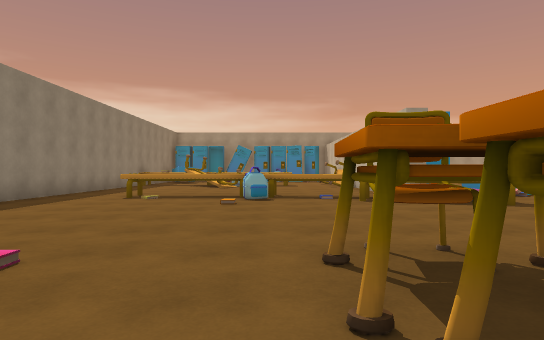
[1] (above)

24 first-person views from a walk through a scene from a Unity 3-D project. The camera is 1.3 m above the floor, looks level and sees 75° across. The floor is counted in squares, 2 m on a side. Each view is taken from the middle of a square. On the plan, view 1 faces up. The plan holds only what a view shows up to about 10 squares ahead; the rest is blank. The place goes on beyond the plan. The player character is not drawn. Some surface patterns are stand-ins.

[2]
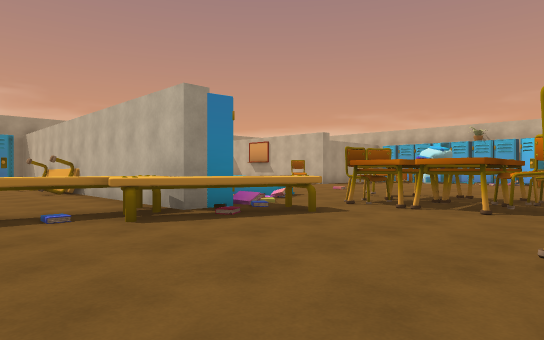

[3]
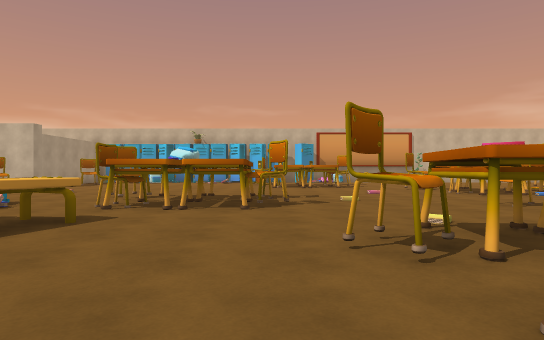

[4]
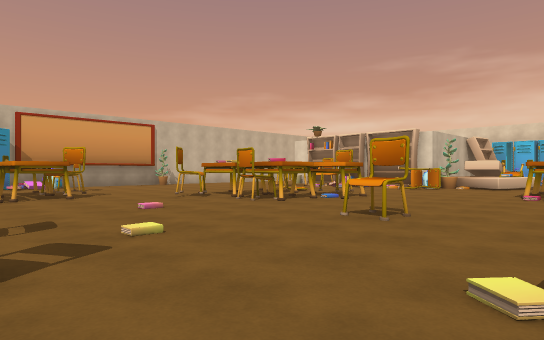

[5]
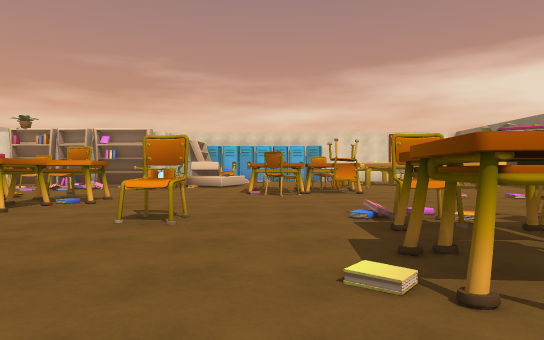

[6]
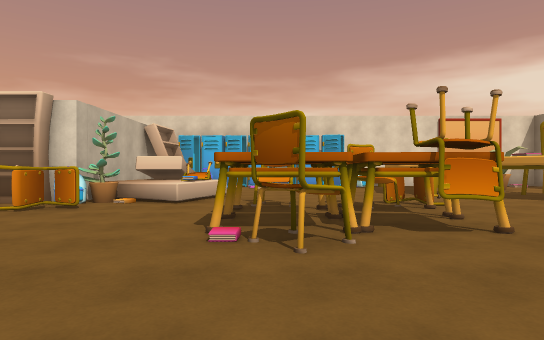

[7]
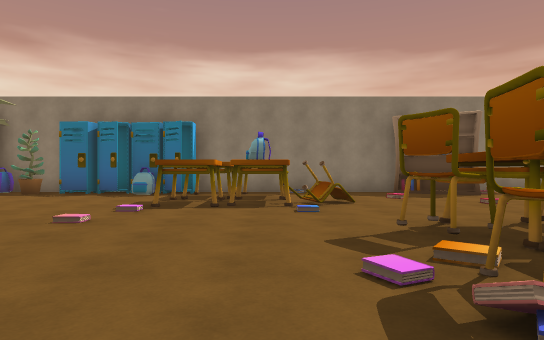

[8]
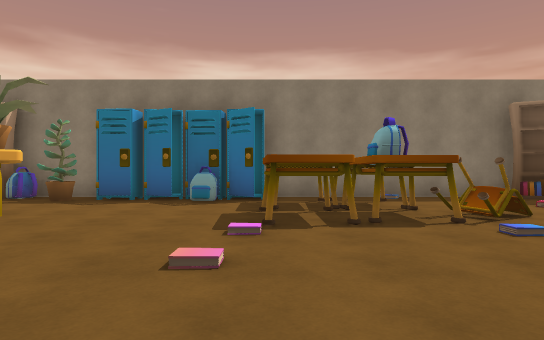

[9]
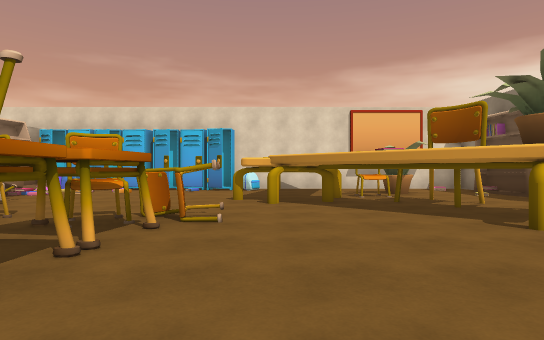

[10]
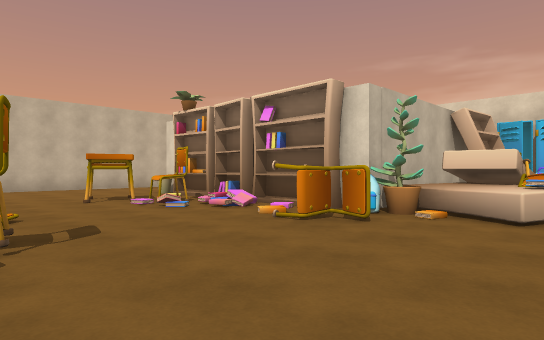

[11]
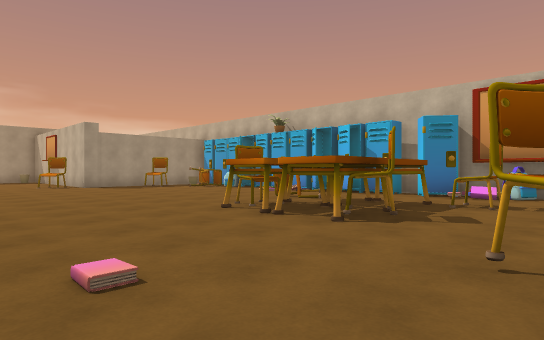

[12]
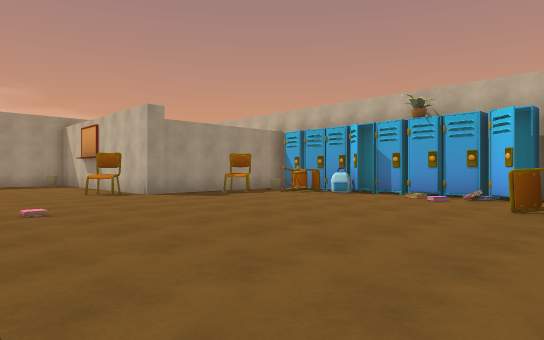

[13]
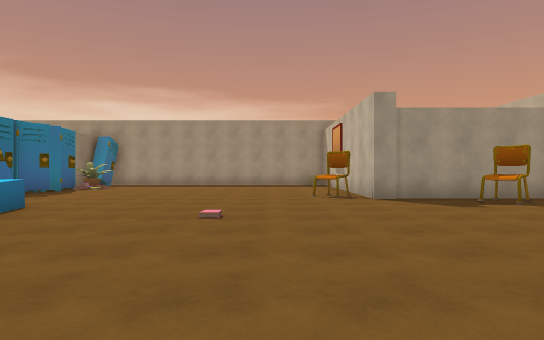

[14]
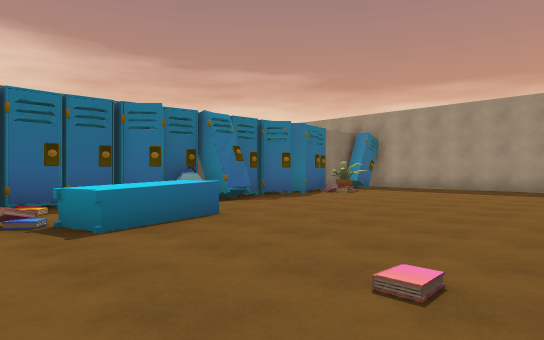

[15]
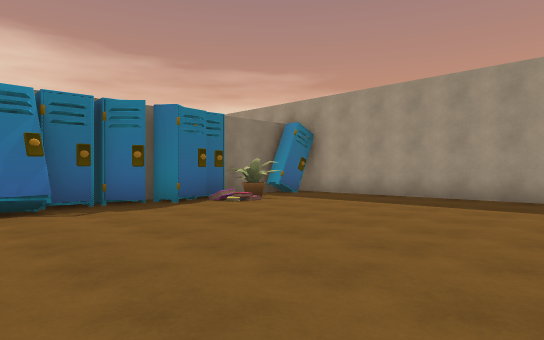

[16]
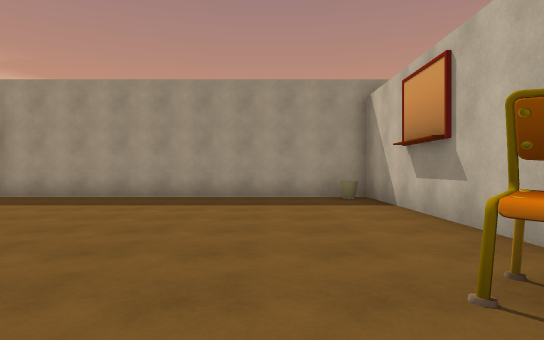

[17]
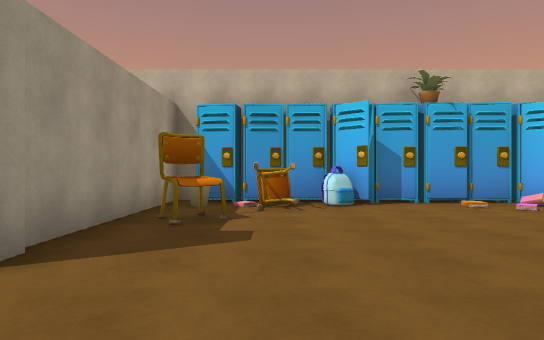

[18]
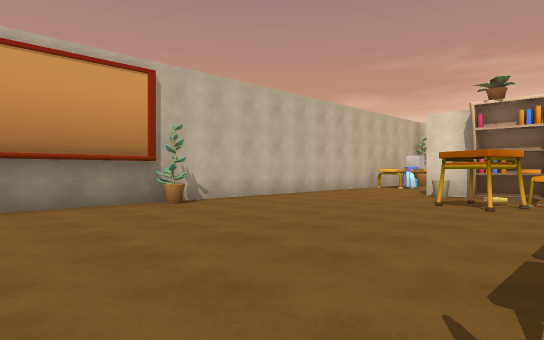

[19]
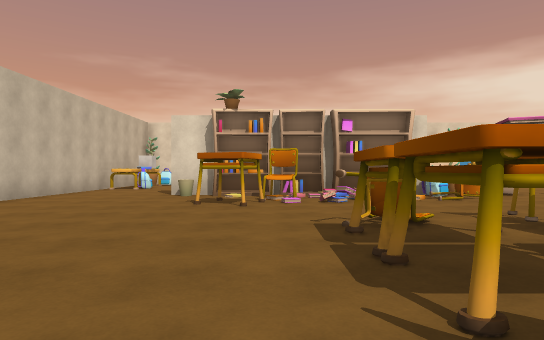

[20]
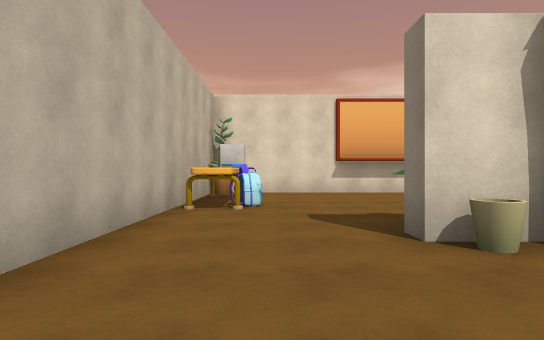

[21]
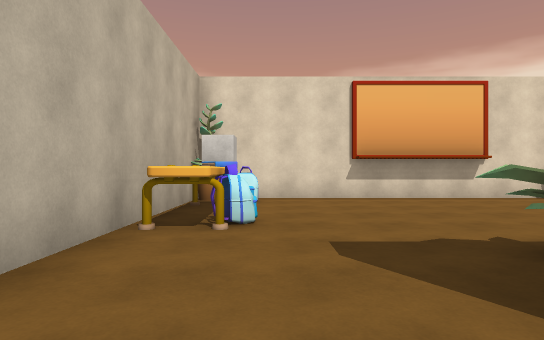

[22]
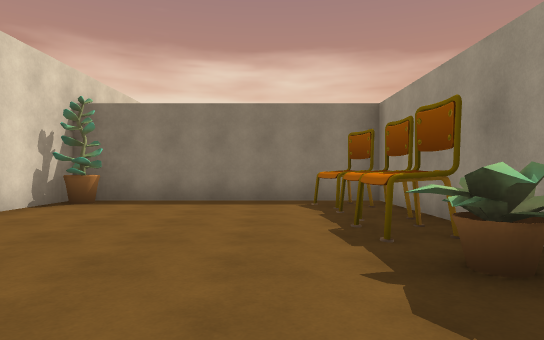

[23]
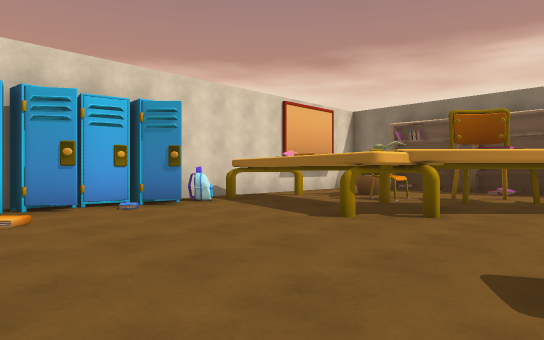

[24]
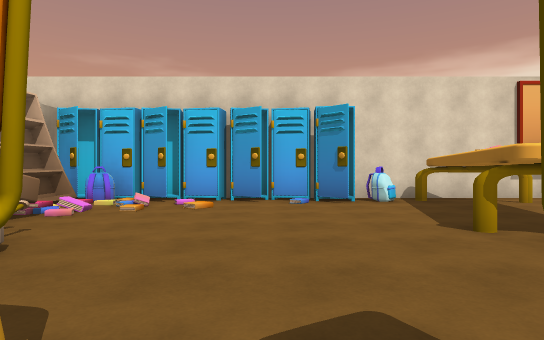

### Floor plan
Key: @ floor where view 1 was taken; # wall or solid block; . floor; / step, stairs or slope; L locker; C chair; B books; K bookshelf; P plant; T thing the floor can be seen under or through; A table; I bin; U cube; O other object.
Columns run from 6 left of view 1 to 19 right of it. Each row starts with its distance up from view 1.
 21           ##########
 20           L........I
 19          #L.........#
 18          #.P........#
 17           L/........#
 16          OL.........#
 15           L.........#
 14         .#L.......C.#
 13        ..#LL.......#######
 12        ..#LO..........CIL#
 11        ..#L.L..........CC#
 10 #........#L.LL..........L#
  9 #..OOOOOO#L/LL..........L
  8 #.....O.O#L/............L
  7 #........OO.C.C.........L#
  6  ...........OOOO........L#
  5   ..........OOOO.....C..L#
  4   ...........CC....CCCC.L#
  3  KK....C.C.........OOO...#
  2 #K.....OOBB........OOOO.L#
  1 #......OO .........C..C.B#
  0 #.....@C. ...............#
 -1 #...C....C...C..C.C......#
 -2 #.OOO..........OOOB......#
 -3 #.OOO..........OOOO......#
 -4 #.OOO...........C.C.....P#
 -5 #LL........C.............#
 -6 #L.......COC.............#
 -7 #L.......OOO........A....#
 -8 #PP.T....C.C...C.BCC.....#
 -9 #..OTT..C..C.KOPK#KOBI...#
-10 #K..TTT......OK#....K....#
-11  K.CCTTT....KCK#CCCC.P...#
-12  K...TTT...../K#........O#
-13  K...CTT...../K#........O#
-14  K.OO TT...///K#........U#
-15     .TTTOLL./ L#.......OP#
-16     ...T##LLLLL#P........#
-17     ###        ##########

Where each view was taken, in squares from view 1:
view 1: 0 up, 0 right, facing up
view 2: 3 up, 0 right, facing up-right
view 3: 4 up, 0 right, facing right
view 4: 4 up, 4 right, facing down-right
view 5: 4 up, 5 right, facing down
view 6: 2 down, 5 right, facing down
view 7: 2 down, 5 right, facing left
view 8: 4 down, 3 right, facing left
view 9: 4 down, 1 right, facing down
view 10: 4 down, 6 right, facing down-right
view 11: 1 down, 9 right, facing up-right
view 12: 4 up, 9 right, facing up-right
view 13: 5 up, 11 right, facing up
view 14: 8 up, 11 right, facing up-left
view 15: 12 up, 11 right, facing up-left
view 16: 12 up, 11 right, facing up
view 17: 11 up, 11 right, facing right
view 18: 0 up, 12 right, facing down-right
view 19: 0 up, 13 right, facing down
view 20: 6 down, 17 right, facing down
view 21: 8 down, 17 right, facing down
view 22: 12 down, 17 right, facing left
view 23: 9 down, 6 right, facing down-left
view 24: 8 down, 4 right, facing down
